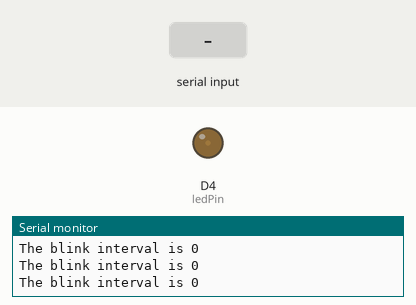
Recording of a sketch running on a simulated ESP8266 (NodeMCU). Shown: output pins drawn as LEDs (lit = HIGH), the last lines printed to the serial monitor. Inputs (shaded band) come from the test bench.

Above: at 1.2 s.
1.3 s: "5\n" received over Serial
At 1.54 s:
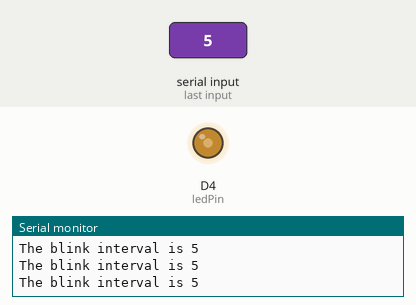
4.3 s: "90,45\n" received over Serial
At 5.3 s:
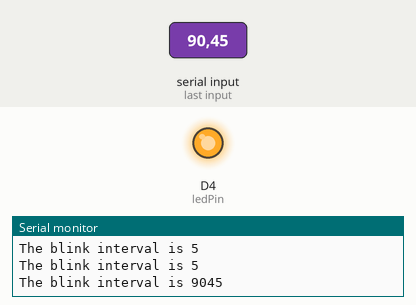
Timing chart, 0 to 41.9 s (numbered marks = the images above; inputs shaded):
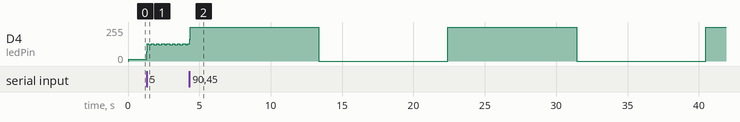

The sketch:

_03_SerialInput.ino
```cpp
/*
 * 시리얼 모니터로부터 여러자리 숫자를 입력받는 예제
 * 작성자 : 박민재, 작성일 : 2026.03.06.
 */
//D4 핀을 ledPin으로 설정 --> 내장 LED
int ledPin = D4;
//LED의 점멸 간격(interval) --> 입력값으로 지정
int iInterval = 0;
//입력을 처리할 임시 변수
int iInput = 0;

void setup()
{
  //핀모드 설정
  pinMode(ledPin, OUTPUT);
  //시리얼 모니터 초기화
  Serial.begin(115200);
}

void loop()
{
  iInput=0; //입력 값 초기화
//시리얼 모니터로부터 전달되어온 자료가 있으면 처리
  while(Serial.available())
  {
    //시리얼 모니터로부터 전달된 글자 한 자를 읽음
    char cValue = Serial.read();
    //Serial.println(cValue);
    if(isDigit(cValue)) //isDigit() --> 숫자변환 가능여부, ASCII '0'~'9'이면 true
    {
      //기존 값에 10을 곱하여 자릿수를 올리고, 마지막 읽은 값을 추가
      //읽은숫자 = (cValue ASCII 코드값) - ('0'의 ASCII 코드값)
      iInput = iInput * 10 + cValue - '0';
      //Serial.println(iInput);
    }
    iInterval = iInput;
  }
  Serial.print("The blink interval is ");
  Serial.println(iInterval);
  //LED 점멸 동작
  digitalWrite(ledPin, HIGH);
  delay(iInterval);
  digitalWrite(ledPin, LOW);
  delay(iInterval);
}
```

Measured:
- by itself, D4 (ledPin): alternates 255/255 for 9.0 s and 0/255 for 9.0 s
